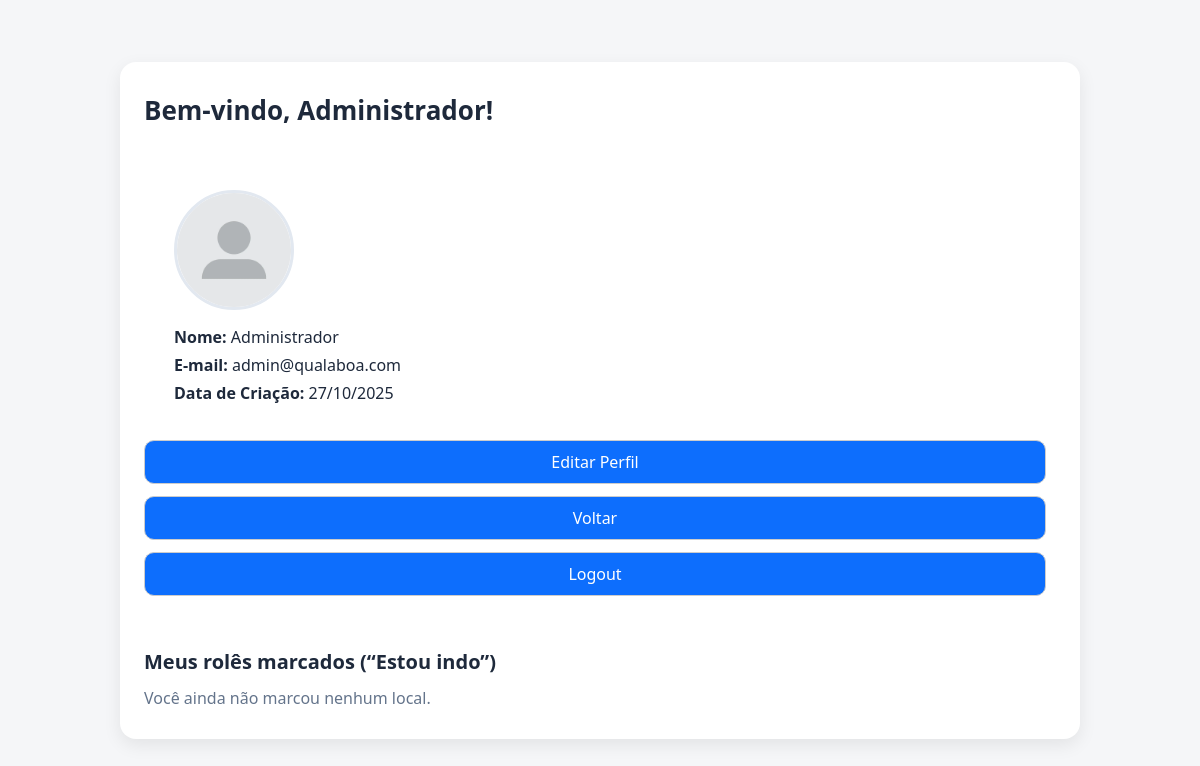
The app's page /auth/perfil.php (signed in) with its own data.
### tables this page shows
CREATE TABLE usuario (
  id_usuario INT AUTO_INCREMENT PRIMARY KEY,
  nome VARCHAR(100) NOT NULL,
  email VARCHAR(120) NOT NULL UNIQUE,
  senha VARCHAR(255) NOT NULL,
  tipo_usuario ENUM('admin','usuario') NOT NULL DEFAULT 'usuario',
  data_criacao TIMESTAMP DEFAULT CURRENT_TIMESTAMP,
  foto_perfil VARCHAR(255) DEFAULT 'default-profile.jpg'
);

### auth/perfil.php (the view, shortened to what this page needs)
<?php
$pdo = pdo();
$userId = (int)$_SESSION['user_id'];
$stmt = $pdo->prepare('SELECT nome, email, data_criacao, foto_perfil FROM usuario WHERE id_usuario = ?');
$stmt->execute([$userId]);
$row = $stmt->fetch();
$nome = $row ? $row['nome'] : ($_SESSION['user_name'] ?? 'Usuário');
$email = $row['email'] ?? 'Email não disponível';
$data_criacao = $row['data_criacao'] ?? 'Data não disponível';
$foto_perfil = $row['foto_perfil'] ?? 'default-profile.jpg';
$data_criacao_formatada = date("d/m/Y", strtotime($data_criacao));
$id_usuario = $_SESSION['id_usuario'] ?? $userId;
$pdo->prepare("
    DELETE FROM estou_indo
    WHERE TIMESTAMPDIFF(HOUR, data_marcacao, NOW()) >= 12
")->execute();
$sqlEstouIndo = "
    SELECT
        ei.data_marcacao,
        l.id_local,
        l.nome,
        l.tipo,
        l.endereco,
        l.faixa_preco,
        l.avaliacao_media,
        l.imagem_capa
    FROM estou_indo ei
    INNER JOIN locais l ON ei.id_local = l.id_local
    WHERE ei.id_usuario = :id_usuario
    ORDER BY ei.data_marcacao DESC
";
$stmtEstouIndo = $pdo->prepare($sqlEstouIndo);
$stmtEstouIndo->execute([':id_usuario' => $id_usuario]);
$locaisMarcados = $stmtEstouIndo->fetchAll(PDO::FETCH_ASSOC);
?>
<!DOCTYPE html>
<html lang="pt-br">
<head>
    <link rel="stylesheet" href="../css/style.css">
</head>
<body>
    <div class="main-container">
        <h1>Bem-vindo, <?php echo htmlspecialchars($nome); ?>!</h1>
        <div class="perfil-container">
            <img src="../img/<?php echo htmlspecialchars($foto_perfil); ?>" alt="Foto de Perfil" class="foto-perfil">
            <p><strong>Nome:</strong> <?php echo htmlspecialchars($nome); ?></p>
            <p><strong>E-mail:</strong> <?php echo htmlspecialchars($email); ?></p>
            <p><strong>Data de Criação:</strong> <?php echo $data_criacao_formatada; ?></p>
        </div>
        <a class="link-button" href="editar-perfil.php">Editar Perfil</a>
        <a class="link-button" href="../dashboard.php">Voltar</a>
        <a class="link-button" href="logout.php">Logout</a>
        <div class="estou-indo-section">
            <h2>Meus rolês marcados (“Estou indo”)</h2>
            <?php if (empty($locaisMarcados)): ?>
                <p style="color:#64748b;">Você ainda não marcou nenhum local.</p>
            <?php endif; ?>
        </div>
    </div>
</body>
</html>

### css/style.css (style rules this page uses)
* { margin: 0; padding: 0; box-sizing: border-box; }
body { font-family: system-ui, Arial; display: flex; justify-content: center; align-items: center; min-height: 100vh; padding: 24px; background-color: #f4f4f4; }
.main-container { width: 100%; max-width: 560px; background: white; padding: 38px; border-radius: 8px; box-shadow: 0 4px 8px rgba(0, 0, 0, 0.055); display: flex; flex-direction: column; gap: 12px; }
.link-button { display: inline-block; padding: 10px 14px; border: 1px solid #ccc; border-radius: 8px; text-decoration: none; color: #006eff; text-align: center; }
.foto-perfil { width: 120px; height: 120px; border-radius: 50%; object-fit: cover; margin-bottom: 16px; }
.perfil-container { display: flex; flex-direction: column; align-items: center; gap: 16px; margin: 30px; }

### auth/perfil.php (style rules this page uses)
body { font-family: system-ui, -apple-system, Segoe UI, Roboto, Arial, sans-serif; background: #f5f6f8; color: #1e293b; margin: 0; padding: 0; }
.main-container { max-width: 960px; margin: 40px auto; background: #fff; border-radius: 16px; box-shadow: 0 6px 18px rgba(0,0,0,.08); padding: 30px 24px; }
h1 { font-size: 26px; margin-bottom: 20px; }
.perfil-container { display: flex; flex-direction: column; align-items: flex-start; gap: 6px; margin-bottom: 24px; }
.foto-perfil { width: 120px; height: 120px; border-radius: 50%; object-fit: cover; margin-bottom: 10px; border: 3px solid #e2e8f0; }
.link-button { display: inline-block; background: #0d6efd; color: #fff; padding: 10px 16px; border-radius: 10px; text-decoration: none; font-weight: 500; margin-right: 10px; transition: background .2s ease; }
.estou-indo-section { margin-top: 40px; }
.estou-indo-section h2 { font-size: 20px; color: #1e293b; margin-bottom: 12px; }

### records on screen
usuario: nome "Administrador", foto_perfil (placeholder picture), email "admin@qualaboa.com", data_criacao "27/10/2025"
